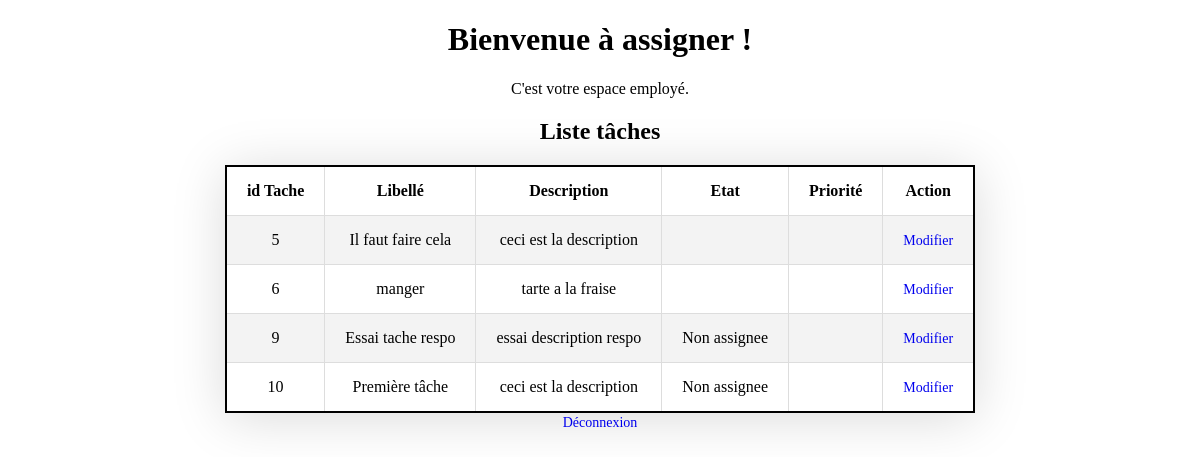
Page /employe/home.php (signed in) on the committed database.
### tables this page shows
CREATE TABLE `tache` (
  `id` int(11) NOT NULL,
  `Libelle` varchar(255) DEFAULT NULL,
  `Description` varchar(255) DEFAULT NULL,
  `Etat` varchar(255) DEFAULT 'Non assignee',
  `Raison` varchar(255) DEFAULT NULL,
  `Priorite` int(11) DEFAULT NULL,
  `idemploye` int(11) DEFAULT '111'
);

### employe/home.php (the view, shortened to what this page needs)
<!DOCTYPE html>
<html>
  <head>
  <link rel="stylesheet" href="../style.css" />
  </head>
  <body>
    <div class="sucess">
    <h1>Bienvenue <?php echo $_SESSION['username']; ?> !</h1>
    <p>C'est votre espace employé.</p>
<body>
<h2>Liste tâches</h2>
<table class="table-style" >
<tr style="text-align: left;"><th>id Tache</th><th>Libellé</th><th>Description</th><th>Etat</th><th>Priorité</th><th>Action</th></tr>
<?php
$id= $_SESSION['id'];
require('../config.php');
 $query = "SELECT tache.id, libelle, description, etat, priorite FROM tache INNER JOIN users ON tache.idemploye = users.id where idemploye=$id";
 $result = mysqli_query($conn, $query);
 if ($result) {
  if (mysqli_num_rows($result) > 0) {
   while($row = mysqli_fetch_assoc($result)) {
    echo "<tr>
      <td>".$row["id"]."</td>
      <td>".$row["libelle"]."</td>
      <td>".$row["description"]."</td>
      <td>".$row["etat"]."</td>
      <td>".$row["priorite"]."</td>
      <td>";echo '<a href="modifier_taches.php?id='. $row['id'] .'"> Modifier </a>';"</td></tr>\n";
   }
  }
 }
?>
</table>
</section></body>
</html>
    <a href="../logout.php" style="margin-top: 50px;">Déconnexion</a>
  </body>
</html>

### style.css (style rules this page uses)
body { background: white; }
.sucess { text-align: center; color: black; }
.sucess a { text-decoration: none; color: #0322RC; font-size: 14px; }
.table-style { border-collapse: collapse; box-shadow: 0 5px 50px rgba(0,0,0,0.15); cursor: pointer; margin: 0px auto; border: 2px solid black; }
th, td { padding: 15px 20px; text-align: center; }
tbody tr, td, th { border: 1px solid #ddd; }
tbody tr:nth-child(even) { background-color: #f3f3f3; }

### rows in the picture
tache: id "5", Libelle "Il faut faire cela", Description "ceci est la description"
tache: id "6", Libelle "manger", Description "tarte a la fraise"
tache: id "9", Libelle "Essai tache respo", Description "essai description respo", Etat "Non assignee"
tache: id "10", Libelle "Première tâche", Description "ceci est la description", Etat "Non assignee"

### other values in the picture
$_SESSION['username'] "à assigner"
